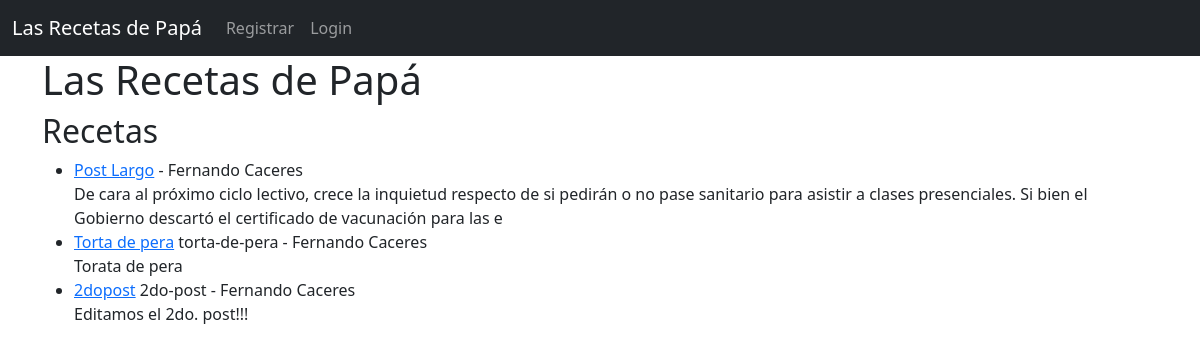
Before: / with the older database file.
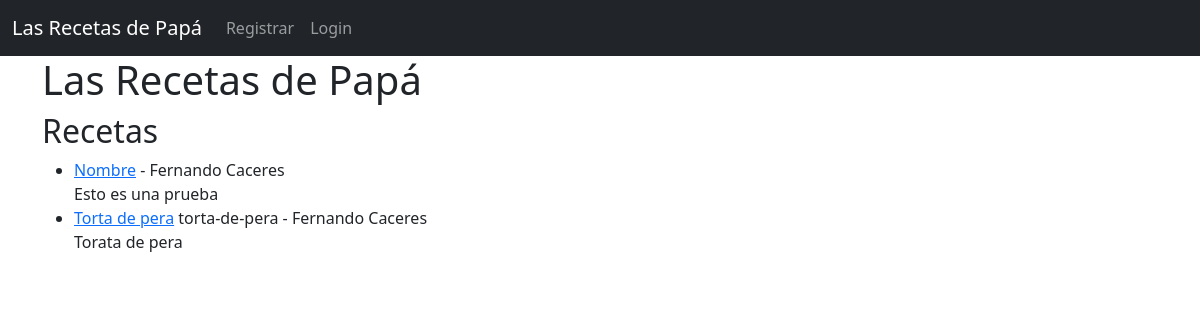
After: the same page with the newer database file.
### blog/models.py (models this page shows, shortened)
class Post(models.Model):
    title = models.CharField(max_length=255)
    slug = models.SlugField(max_length=200, unique=True)
    autor = models.ForeignKey(User, on_delete=models.CASCADE)
    body = models.TextField()
    updated_on = models.DateTimeField(auto_now=True)
    created_on = models.DateTimeField(default=datetime.now)
    created_on = models.DateField(auto_now_add=True)
    class Meta:
        ordering = ['-created_on']

### blog/views.py (the view)
# urls.py: path('', HomeView.as_view(), name="home"),
class HomeView(ListView):
    queryset = Post.objects.order_by('-created_on') #Negativo para el Sort
    model = Post
    template_name = 'home.html'

### templates/home.html (shortened to what this page needs)
{% extends 'base.html' %}
{% block content %}
<h1>Las Recetas de Papá</h1>
<h2>Recetas</h2>
<ul>
    {% for post in object_list%}
    <li><a href="{% url 'detail' post.pk %}"> {{ post.title }}</a> {{ post.slug}} - {{ post.autor.first_name }}
        {{post.autor.last_name}} <br />
        {{ post.body|slice:":200" }} </li>
    {% endfor %}
</ul>
{% endblock %}

### templates/base.html (shortened to what this page needs)
<!doctype html>
<html lang="en">
<head>
    <link href="https://cdn.jsdelivr.net/npm/bootstrap@5.1.3/dist/css/bootstrap.min.css" rel="stylesheet"
>
</head>
<body>
    <nav class="navbar navbar-expand-lg navbar-dark bg-dark">
        <div class="container-fluid">
            <a class="navbar-brand" href="{% url 'home' %}">Las Recetas de Papá</a>
            <div class="collapse navbar-collapse" id="navbarSupportedContent">
                <ul class="navbar-nav me-auto mb-2 mb-lg-0">
                    {% if user.is_authenticated%}
                    <li class="nav-item">
                        <a class="nav-link" href="{% url 'add_post' %}">Nueva Receta</a>
                    </li>
                    <li class="nav-item">
                        <a class="nav-link" href="{% url 'logout' %}">Logout</a>
                    </li>
                    {% else %}
                    <li class="nav-item">
                        <a class="nav-link" href="{% url 'register' %}">Registrar</a>
                    </li>
                    <li class="nav-item">
                        <a class="nav-link" href="{% url 'login' %}">Login</a>
                    </li>
                    {% endif %}
                </ul>
            </div>
        </div>
    </nav>
    <div class="container">
        {% block content %}
        {% endblock %}
    </div>
</body>
</html>

Changed rows visible on the page:
removed Post: title "Post Largo", autor.first_name "Fernando", autor.last_name "Caceres", body "De cara al próximo ciclo lectivo, crece la inquietud respecto de si pedirán o no pase sanitario para asistir a clases presenciales. Si bien el Gobierno descartó el certificado de vacunación para las e"
removed Post: title "2dopost", slug "2do-post", autor.first_name "Fernando", autor.last_name "Caceres", body "Editamos el 2do. post!!!"
added Post: title "Nombre", autor.first_name "Fernando", autor.last_name "Caceres", body "Esto es una prueba"
